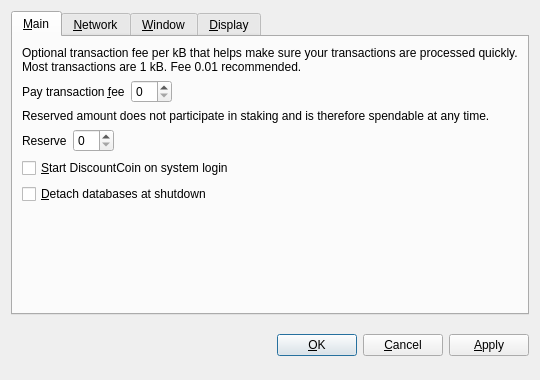
<?xml version="1.0" encoding="UTF-8"?>
<ui version="4.0">
 <class>OptionsDialog</class>
 <widget class="QDialog" name="OptionsDialog">
  <property name="geometry">
   <rect>
    <x>0</x>
    <y>0</y>
    <width>540</width>
    <height>380</height>
   </rect>
  </property>
  <property name="windowTitle">
   <string>Options</string>
  </property>
  <property name="modal">
   <bool>true</bool>
  </property>
  <layout class="QVBoxLayout" name="verticalLayout">
   <item>
    <widget class="QTabWidget" name="tabWidget">
     <property name="tabPosition">
      <enum>QTabWidget::North</enum>
     </property>
     <property name="currentIndex">
      <number>0</number>
     </property>
     <widget class="QWidget" name="tabMain">
      <attribute name="title">
       <string>&amp;Main</string>
      </attribute>
      <layout class="QVBoxLayout" name="verticalLayout_Main">
       <item>
        <widget class="QLabel" name="transactionFeeInfoLabel">
         <property name="text">
          <string>Optional transaction fee per kB that helps make sure your transactions are processed quickly. Most transactions are 1 kB. Fee 0.01 recommended.</string>
         </property>
         <property name="textFormat">
          <enum>Qt::PlainText</enum>
         </property>
         <property name="wordWrap">
          <bool>true</bool>
         </property>
        </widget>
       </item>
       <item>
        <layout class="QHBoxLayout" name="horizontalLayoutFee">
         <item>
          <widget class="QLabel" name="transactionFeeLabel">
           <property name="text">
            <string>Pay transaction &amp;fee</string>
           </property>
           <property name="textFormat">
            <enum>Qt::PlainText</enum>
           </property>
           <property name="buddy">
            <cstring>transactionFee</cstring>
           </property>
          </widget>
         </item>
         <item>
          <widget class="BitcoinAmountField" name="transactionFee"/>
         </item>
         <item>
          <spacer name="horizontalSpacerFee">
           <property name="orientation">
            <enum>Qt::Horizontal</enum>
           </property>
           <property name="sizeHint" stdset="0">
            <size>
             <width>40</width>
             <height>20</height>
            </size>
           </property>
          </spacer>
         </item>
        </layout>
       </item>
       <item>
        <widget class="QLabel" name="reserveBalanceInfoLabel">
         <property name="text">
          <string>Reserved amount does not participate in staking and is therefore spendable at any time.</string>
         </property>
         <property name="textFormat">
          <enum>Qt::PlainText</enum>
         </property>
         <property name="wordWrap">
          <bool>true</bool>
         </property>
        </widget>
       </item>
       <item>
        <layout class="QHBoxLayout" name="horizontalLayoutReserveBalance">
         <item>
          <widget class="QLabel" name="reserveBalanceLabel">
           <property name="text">
            <string>Reserve</string>
           </property>
           <property name="textFormat">
            <enum>Qt::PlainText</enum>
           </property>
           <property name="buddy">
            <cstring>reserveBalance</cstring>
           </property>
          </widget>
         </item>
         <item>
          <widget class="BitcoinAmountField" name="reserveBalance"/>
         </item>
         <item>
          <spacer name="horizontalSpacerReserveBalance">
           <property name="orientation">
            <enum>Qt::Horizontal</enum>
           </property>
           <property name="sizeHint" stdset="0">
            <size>
             <width>40</width>
             <height>20</height>
            </size>
           </property>
          </spacer>
         </item>
        </layout>
       </item>
       <item>
        <widget class="QCheckBox" name="bitcoinAtStartup">
         <property name="toolTip">
          <string>Automatically start DiscountCoin after logging in to the system.</string>
         </property>
         <property name="text">
          <string>&amp;Start DiscountCoin on system login</string>
         </property>
        </widget>
       </item>
       <item>
        <widget class="QCheckBox" name="detachDatabases">
         <property name="toolTip">
          <string>Detach block and address databases at shutdown. This means they can be moved to another data directory, but it slows down shutdown. The wallet is always detached.</string>
         </property>
         <property name="text">
          <string>&amp;Detach databases at shutdown</string>
         </property>
        </widget>
       </item>
       <item>
        <spacer name="verticalSpacer_Main">
         <property name="orientation">
          <enum>Qt::Vertical</enum>
         </property>
         <property name="sizeHint" stdset="0">
          <size>
           <width>20</width>
           <height>40</height>
          </size>
         </property>
        </spacer>
       </item>
      </layout>
     </widget>
     <widget class="QWidget" name="tabNetwork">
      <attribute name="title">
       <string>&amp;Network</string>
      </attribute>
      <layout class="QVBoxLayout" name="verticalLayout_Network">
       <item>
        <widget class="QCheckBox" name="mapPortUpnp">
         <property name="toolTip">
          <string>Automatically open the DiscountCoin client port on the router. This only works when your router supports UPnP and it is enabled.</string>
         </property>
         <property name="text">
          <string>Map port using &amp;UPnP</string>
         </property>
        </widget>
       </item>
       <item>
        <widget class="QCheckBox" name="connectSocks">
         <property name="toolTip">
          <string>Connect to the DiscountCoin network through a SOCKS proxy (e.g. when connecting through Tor).</string>
         </property>
         <property name="text">
          <string>&amp;Connect through SOCKS proxy:</string>
         </property>
        </widget>
       </item>
       <item>
        <layout class="QHBoxLayout" name="horizontalLayout_Network">
         <item>
          <widget class="QLabel" name="proxyIpLabel">
           <property name="text">
            <string>Proxy &amp;IP:</string>
           </property>
           <property name="textFormat">
            <enum>Qt::PlainText</enum>
           </property>
           <property name="buddy">
            <cstring>proxyIp</cstring>
           </property>
          </widget>
         </item>
         <item>
          <widget class="QValidatedLineEdit" name="proxyIp">
           <property name="maximumSize">
            <size>
             <width>140</width>
             <height>16777215</height>
            </size>
           </property>
           <property name="toolTip">
            <string>IP address of the proxy (e.g. 127.0.0.1)</string>
           </property>
          </widget>
         </item>
         <item>
          <widget class="QLabel" name="proxyPortLabel">
           <property name="text">
            <string>&amp;Port:</string>
           </property>
           <property name="textFormat">
            <enum>Qt::PlainText</enum>
           </property>
           <property name="buddy">
            <cstring>proxyPort</cstring>
           </property>
          </widget>
         </item>
         <item>
          <widget class="QLineEdit" name="proxyPort">
           <property name="maximumSize">
            <size>
             <width>55</width>
             <height>16777215</height>
            </size>
           </property>
           <property name="toolTip">
            <string>Port of the proxy (e.g. 9050)</string>
           </property>
          </widget>
         </item>
         <item>
          <widget class="QLabel" name="socksVersionLabel">
           <property name="text">
            <string>SOCKS &amp;Version:</string>
           </property>
           <property name="textFormat">
            <enum>Qt::PlainText</enum>
           </property>
           <property name="buddy">
            <cstring>socksVersion</cstring>
           </property>
          </widget>
         </item>
         <item>
          <widget class="QValueComboBox" name="socksVersion">
           <property name="toolTip">
            <string>SOCKS version of the proxy (e.g. 5)</string>
           </property>
          </widget>
         </item>
         <item>
          <spacer name="horizontalSpacer_Network">
           <property name="orientation">
            <enum>Qt::Horizontal</enum>
           </property>
           <property name="sizeHint" stdset="0">
            <size>
             <width>40</width>
             <height>20</height>
            </size>
           </property>
          </spacer>
         </item>
        </layout>
       </item>
       <item>
        <spacer name="verticalSpacer_Network">
         <property name="orientation">
          <enum>Qt::Vertical</enum>
         </property>
         <property name="sizeHint" stdset="0">
          <size>
           <width>20</width>
           <height>40</height>
          </size>
         </property>
        </spacer>
       </item>
      </layout>
     </widget>
     <widget class="QWidget" name="tabWindow">
      <attribute name="title">
       <string>&amp;Window</string>
      </attribute>
      <layout class="QVBoxLayout" name="verticalLayout_Window">
       <item>
        <widget class="QCheckBox" name="minimizeToTray">
         <property name="toolTip">
          <string>Show only a tray icon after minimizing the window.</string>
         </property>
         <property name="text">
          <string>&amp;Minimize to the tray instead of the taskbar</string>
         </property>
        </widget>
       </item>
       <item>
        <widget class="QCheckBox" name="minimizeOnClose">
         <property name="toolTip">
          <string>Minimize instead of exit the application when the window is closed. When this option is enabled, the application will be closed only after selecting Quit in the menu.</string>
         </property>
         <property name="text">
          <string>M&amp;inimize on close</string>
         </property>
        </widget>
       </item>
       <item>
        <spacer name="verticalSpacer_Window">
         <property name="orientation">
          <enum>Qt::Vertical</enum>
         </property>
         <property name="sizeHint" stdset="0">
          <size>
           <width>20</width>
           <height>40</height>
          </size>
         </property>
        </spacer>
       </item>
      </layout>
     </widget>
     <widget class="QWidget" name="tabDisplay">
      <attribute name="title">
       <string>&amp;Display</string>
      </attribute>
      <layout class="QVBoxLayout" name="verticalLayout_Display">
       <item>
        <layout class="QHBoxLayout" name="horizontalLayout_1_Display">
         <item>
          <widget class="QLabel" name="langLabel">
           <property name="text">
            <string>User Interface &amp;language:</string>
           </property>
           <property name="textFormat">
            <enum>Qt::PlainText</enum>
           </property>
           <property name="buddy">
            <cstring>lang</cstring>
           </property>
          </widget>
         </item>
         <item>
          <widget class="QValueComboBox" name="lang">
           <property name="toolTip">
            <string>The user interface language can be set here. This setting will take effect after restarting DiscountCoin.</string>
           </property>
          </widget>
         </item>
        </layout>
       </item>
       <item>
        <layout class="QHBoxLayout" name="horizontalLayout_2_Display">
         <item>
          <widget class="QLabel" name="unitLabel">
           <property name="text">
            <string>&amp;Unit to show amounts in:</string>
           </property>
           <property name="textFormat">
            <enum>Qt::PlainText</enum>
           </property>
           <property name="buddy">
            <cstring>unit</cstring>
           </property>
          </widget>
         </item>
         <item>
          <widget class="QValueComboBox" name="unit">
           <property name="toolTip">
            <string>Choose the default subdivision unit to show in the interface and when sending coins.</string>
           </property>
          </widget>
         </item>
        </layout>
       </item>
       <item>
        <widget class="QCheckBox" name="displayAddresses">
         <property name="toolTip">
          <string>Whether to show DiscountCoin addresses in the transaction list or not.</string>
         </property>
         <property name="text">
          <string>&amp;Display addresses in transaction list</string>
         </property>
        </widget>
       </item>
       <item>
        <widget class="QCheckBox" name="coinControlFeatures">
         <property name="toolTip">
          <string>Whether to show coin control features or not.</string>
         </property>
         <property name="text">
          <string>Display coin &amp;control features (experts only!)</string>
         </property>
        </widget>
       </item>
       <item>
        <spacer name="verticalSpacer_Display">
         <property name="orientation">
          <enum>Qt::Vertical</enum>
         </property>
         <property name="sizeHint" stdset="0">
          <size>
           <width>20</width>
           <height>40</height>
          </size>
         </property>
        </spacer>
       </item>
      </layout>
     </widget>
    </widget>
   </item>
   <item>
    <layout class="QHBoxLayout" name="horizontalLayout_Buttons">
     <item>
      <spacer name="horizontalSpacer_1">
       <property name="orientation">
        <enum>Qt::Horizontal</enum>
       </property>
       <property name="sizeHint" stdset="0">
        <size>
         <width>40</width>
         <height>48</height>
        </size>
       </property>
      </spacer>
     </item>
     <item>
      <widget class="QLabel" name="statusLabel">
       <property name="font">
        <font>
         <weight>75</weight>
         <bold>true</bold>
        </font>
       </property>
       <property name="text">
        <string/>
       </property>
       <property name="textFormat">
        <enum>Qt::PlainText</enum>
       </property>
       <property name="wordWrap">
        <bool>true</bool>
       </property>
      </widget>
     </item>
     <item>
      <spacer name="horizontalSpacer_2">
       <property name="orientation">
        <enum>Qt::Horizontal</enum>
       </property>
       <property name="sizeHint" stdset="0">
        <size>
         <width>40</width>
         <height>48</height>
        </size>
       </property>
      </spacer>
     </item>
     <item>
      <widget class="QPushButton" name="okButton">
       <property name="text">
        <string>&amp;OK</string>
       </property>
      </widget>
     </item>
     <item>
      <widget class="QPushButton" name="cancelButton">
       <property name="text">
        <string>&amp;Cancel</string>
       </property>
       <property name="autoDefault">
        <bool>false</bool>
       </property>
      </widget>
     </item>
     <item>
      <widget class="QPushButton" name="applyButton">
       <property name="text">
        <string>&amp;Apply</string>
       </property>
       <property name="autoDefault">
        <bool>false</bool>
       </property>
      </widget>
     </item>
    </layout>
   </item>
  </layout>
 </widget>
 <customwidgets>
  <customwidget>
   <class>BitcoinAmountField</class>
   <extends>QSpinBox</extends>
   <header>bitcoinamountfield.h</header>
  </customwidget>
  <customwidget>
   <class>QValueComboBox</class>
   <extends>QComboBox</extends>
   <header>qvaluecombobox.h</header>
  </customwidget>
  <customwidget>
   <class>QValidatedLineEdit</class>
   <extends>QLineEdit</extends>
   <header>qvalidatedlineedit.h</header>
  </customwidget>
 </customwidgets>
 <resources/>
 <connections/>
</ui>
